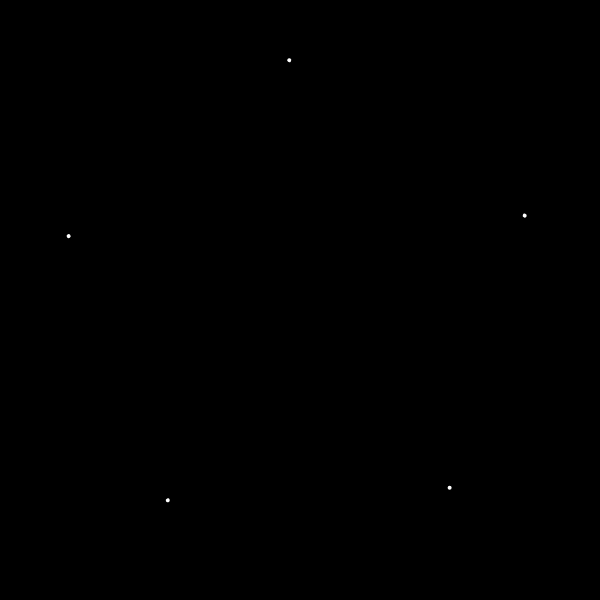
Frame 1 (no input)
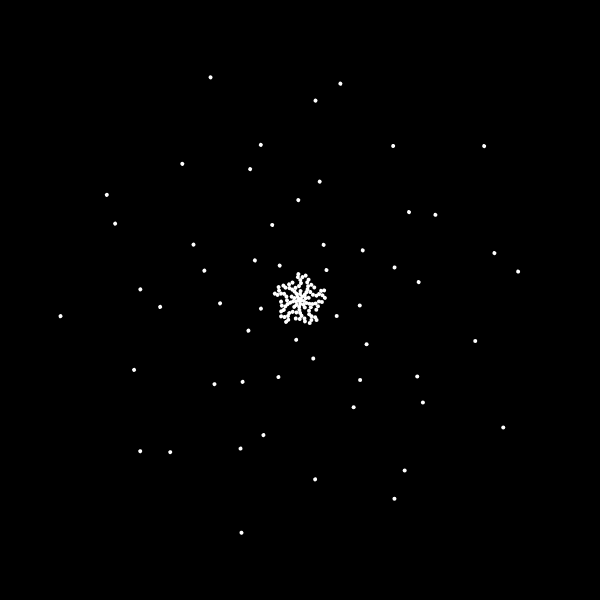
Frame 60 (no input)
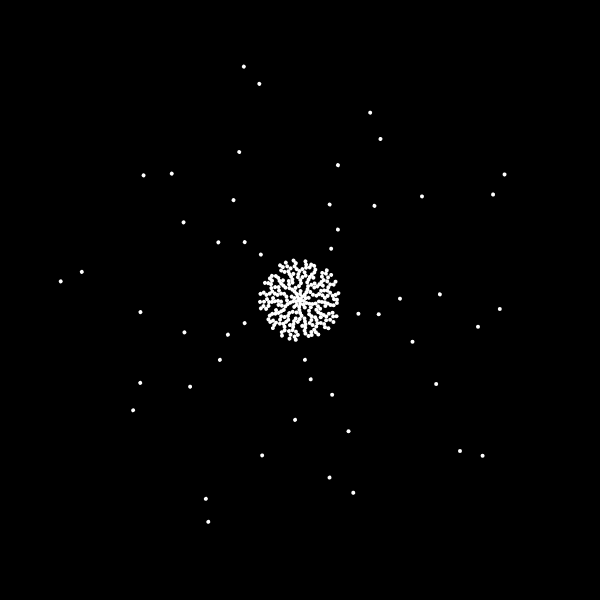
Frame 120 (the mouse pressed at the canvas centre since frame 60)

The p5.js sketch that drew these frames (run headless with seeded random() and noise() and a simulated clock; from frame 60 on, the mouse is pressed at the canvas centre):

// p5.js sketch
// ── sketch.js
particules=[];
finished=[];
vitesse=1;
epsilon=2;
radius=2;
proba=20;
nbrBranches=5;
acc=10;

function setup(){
  createCanvas(600,600);
  creerSnowflake();
}
function creerSnowflake(){
  ampli=250;
  angle=random(TWO_PI/nbrBranches)
  x=ampli*cos(angle);
  y=ampli*sin(angle);
  particules.push(new Snowflake(x,y));
}
function draw(){
  background(0);

  translate(width/2,height/2)
  for (let j=0;j<acc;j++){
    if ((acc*frameCount+j)%proba==0){creerSnowflake()}
    for (snow of particules){
      snow.update();
    }
  }
  for (snow of particules){
    snow.show();
  }
}

function Snowflake(x,y){
  this.pos=createVector(x,y);
  this.finished=false;
  this.r=radius;
}
Snowflake.prototype.show=function(){
  noStroke();
  fill(255);
  push()
  for (i=0;i<nbrBranches;i++){
    rotate(TWO_PI/nbrBranches);
    ellipse(this.pos.x,this.pos.y,this.r*2);
  }
  pop()
}
Snowflake.prototype.update=function(){
  if (!this.finished){
    direction=p5.Vector.fromAngle(this.pos.heading()).mult(-vitesse);
    this.pos=this.pos.add(direction);
    if (this.pos.mag()<epsilon){
      this.finished=true;
    }
    for (other of particules){
      if (other!=this){
        d=dist(other.pos.x,other.pos.y,this.pos.x,this.pos.y);
        if (d<2*radius){
          this.finished=true;
          break;
        }
      }
    }
  }
}
